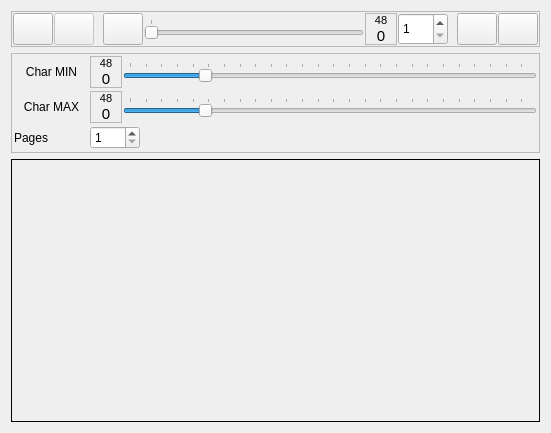
<?xml version="1.0" encoding="UTF-8"?>
<ui version="4.0">
 <class>MainWindow</class>
 <widget class="QMainWindow" name="MainWindow">
  <property name="geometry">
   <rect>
    <x>0</x>
    <y>0</y>
    <width>551</width>
    <height>433</height>
   </rect>
  </property>
  <property name="windowTitle">
   <string>RoJo Edit Font v20190926</string>
  </property>
  <property name="windowIcon">
   <iconset resource="icons.qrc">
    <normaloff>:/icons/images/T.ico</normaloff>:/icons/images/T.ico</iconset>
  </property>
  <widget class="QWidget" name="centralWidget">
   <layout class="QVBoxLayout" name="verticalLayout">
    <item>
     <widget class="QFrame" name="frameMainMenu">
      <property name="sizePolicy">
       <sizepolicy hsizetype="Preferred" vsizetype="Fixed">
        <horstretch>0</horstretch>
        <verstretch>0</verstretch>
       </sizepolicy>
      </property>
      <property name="minimumSize">
       <size>
        <width>0</width>
        <height>32</height>
       </size>
      </property>
      <property name="frameShape">
       <enum>QFrame::StyledPanel</enum>
      </property>
      <property name="frameShadow">
       <enum>QFrame::Raised</enum>
      </property>
      <layout class="QHBoxLayout" name="horizontalLayout">
       <property name="spacing">
        <number>1</number>
       </property>
       <property name="leftMargin">
        <number>1</number>
       </property>
       <property name="topMargin">
        <number>1</number>
       </property>
       <property name="rightMargin">
        <number>1</number>
       </property>
       <property name="bottomMargin">
        <number>1</number>
       </property>
       <item>
        <widget class="QPushButton" name="pushButtonOpen">
         <property name="sizePolicy">
          <sizepolicy hsizetype="Fixed" vsizetype="Fixed">
           <horstretch>0</horstretch>
           <verstretch>0</verstretch>
          </sizepolicy>
         </property>
         <property name="minimumSize">
          <size>
           <width>32</width>
           <height>32</height>
          </size>
         </property>
         <property name="text">
          <string/>
         </property>
         <property name="icon">
          <iconset resource="icons.qrc">
           <normaloff>:/icons/images/open.png</normaloff>:/icons/images/open.png</iconset>
         </property>
         <property name="iconSize">
          <size>
           <width>32</width>
           <height>32</height>
          </size>
         </property>
        </widget>
       </item>
       <item>
        <widget class="QPushButton" name="pushButtonSave">
         <property name="enabled">
          <bool>false</bool>
         </property>
         <property name="sizePolicy">
          <sizepolicy hsizetype="Fixed" vsizetype="Fixed">
           <horstretch>0</horstretch>
           <verstretch>0</verstretch>
          </sizepolicy>
         </property>
         <property name="minimumSize">
          <size>
           <width>32</width>
           <height>32</height>
          </size>
         </property>
         <property name="text">
          <string/>
         </property>
         <property name="icon">
          <iconset resource="icons.qrc">
           <normaloff>:/icons/images/save.png</normaloff>:/icons/images/save.png</iconset>
         </property>
         <property name="iconSize">
          <size>
           <width>32</width>
           <height>32</height>
          </size>
         </property>
        </widget>
       </item>
       <item>
        <widget class="QLabel" name="labelSeparator1">
         <property name="sizePolicy">
          <sizepolicy hsizetype="Fixed" vsizetype="Preferred">
           <horstretch>0</horstretch>
           <verstretch>0</verstretch>
          </sizepolicy>
         </property>
         <property name="minimumSize">
          <size>
           <width>5</width>
           <height>0</height>
          </size>
         </property>
         <property name="text">
          <string/>
         </property>
        </widget>
       </item>
       <item>
        <widget class="QPushButton" name="pushButtonConfig">
         <property name="sizePolicy">
          <sizepolicy hsizetype="Fixed" vsizetype="Fixed">
           <horstretch>0</horstretch>
           <verstretch>0</verstretch>
          </sizepolicy>
         </property>
         <property name="minimumSize">
          <size>
           <width>32</width>
           <height>32</height>
          </size>
         </property>
         <property name="text">
          <string/>
         </property>
         <property name="icon">
          <iconset resource="icons.qrc">
           <normaloff>:/icons/images/config.png</normaloff>:/icons/images/config.png</iconset>
         </property>
         <property name="iconSize">
          <size>
           <width>32</width>
           <height>32</height>
          </size>
         </property>
         <property name="checkable">
          <bool>true</bool>
         </property>
        </widget>
       </item>
       <item>
        <widget class="QSlider" name="horizontalSliderChar">
         <property name="minimum">
          <number>48</number>
         </property>
         <property name="maximum">
          <number>48</number>
         </property>
         <property name="orientation">
          <enum>Qt::Horizontal</enum>
         </property>
         <property name="invertedAppearance">
          <bool>false</bool>
         </property>
         <property name="invertedControls">
          <bool>false</bool>
         </property>
         <property name="tickPosition">
          <enum>QSlider::TicksAbove</enum>
         </property>
        </widget>
       </item>
       <item>
        <widget class="QFrame" name="frameCharCode">
         <property name="sizePolicy">
          <sizepolicy hsizetype="Fixed" vsizetype="Fixed">
           <horstretch>0</horstretch>
           <verstretch>0</verstretch>
          </sizepolicy>
         </property>
         <property name="minimumSize">
          <size>
           <width>32</width>
           <height>32</height>
          </size>
         </property>
         <property name="frameShape">
          <enum>QFrame::StyledPanel</enum>
         </property>
         <property name="frameShadow">
          <enum>QFrame::Raised</enum>
         </property>
         <layout class="QVBoxLayout" name="verticalLayout_2">
          <property name="spacing">
           <number>0</number>
          </property>
          <property name="leftMargin">
           <number>0</number>
          </property>
          <property name="topMargin">
           <number>0</number>
          </property>
          <property name="rightMargin">
           <number>0</number>
          </property>
          <property name="bottomMargin">
           <number>0</number>
          </property>
          <item>
           <widget class="QLabel" name="labelCharCode">
            <property name="font">
             <font>
              <pointsize>8</pointsize>
             </font>
            </property>
            <property name="text">
             <string>48</string>
            </property>
            <property name="alignment">
             <set>Qt::AlignCenter</set>
            </property>
           </widget>
          </item>
          <item>
           <widget class="QLabel" name="labelCharASCII">
            <property name="font">
             <font>
              <pointsize>11</pointsize>
             </font>
            </property>
            <property name="text">
             <string>0</string>
            </property>
            <property name="alignment">
             <set>Qt::AlignCenter</set>
            </property>
           </widget>
          </item>
         </layout>
        </widget>
       </item>
       <item>
        <widget class="QSpinBox" name="spinBoxChar">
         <property name="sizePolicy">
          <sizepolicy hsizetype="Fixed" vsizetype="Fixed">
           <horstretch>0</horstretch>
           <verstretch>0</verstretch>
          </sizepolicy>
         </property>
         <property name="minimumSize">
          <size>
           <width>50</width>
           <height>32</height>
          </size>
         </property>
         <property name="minimum">
          <number>1</number>
         </property>
        </widget>
       </item>
       <item>
        <widget class="QLabel" name="labelSeparator2">
         <property name="sizePolicy">
          <sizepolicy hsizetype="Fixed" vsizetype="Fixed">
           <horstretch>0</horstretch>
           <verstretch>0</verstretch>
          </sizepolicy>
         </property>
         <property name="minimumSize">
          <size>
           <width>5</width>
           <height>32</height>
          </size>
         </property>
         <property name="text">
          <string/>
         </property>
        </widget>
       </item>
       <item>
        <widget class="QPushButton" name="pushButtonZoomPlus">
         <property name="sizePolicy">
          <sizepolicy hsizetype="Fixed" vsizetype="Fixed">
           <horstretch>0</horstretch>
           <verstretch>0</verstretch>
          </sizepolicy>
         </property>
         <property name="minimumSize">
          <size>
           <width>32</width>
           <height>32</height>
          </size>
         </property>
         <property name="text">
          <string/>
         </property>
         <property name="icon">
          <iconset resource="icons.qrc">
           <normaloff>:/icons/images/zoom-in.png</normaloff>:/icons/images/zoom-in.png</iconset>
         </property>
         <property name="autoRepeat">
          <bool>true</bool>
         </property>
        </widget>
       </item>
       <item>
        <widget class="QPushButton" name="pushButtonZoomMinus">
         <property name="sizePolicy">
          <sizepolicy hsizetype="Fixed" vsizetype="Fixed">
           <horstretch>0</horstretch>
           <verstretch>0</verstretch>
          </sizepolicy>
         </property>
         <property name="minimumSize">
          <size>
           <width>32</width>
           <height>32</height>
          </size>
         </property>
         <property name="text">
          <string/>
         </property>
         <property name="icon">
          <iconset resource="icons.qrc">
           <normaloff>:/icons/images/zoom-out.png</normaloff>:/icons/images/zoom-out.png</iconset>
         </property>
         <property name="autoRepeat">
          <bool>true</bool>
         </property>
        </widget>
       </item>
      </layout>
      <zorder>pushButtonConfig</zorder>
      <zorder>horizontalSliderChar</zorder>
      <zorder>frameCharCode</zorder>
      <zorder>pushButtonOpen</zorder>
      <zorder>pushButtonSave</zorder>
      <zorder>labelSeparator1</zorder>
      <zorder>spinBoxChar</zorder>
      <zorder>labelSeparator2</zorder>
      <zorder>pushButtonZoomPlus</zorder>
      <zorder>pushButtonZoomMinus</zorder>
     </widget>
    </item>
    <item>
     <widget class="QFrame" name="frameSubMenu">
      <property name="enabled">
       <bool>true</bool>
      </property>
      <property name="sizePolicy">
       <sizepolicy hsizetype="Preferred" vsizetype="Fixed">
        <horstretch>0</horstretch>
        <verstretch>0</verstretch>
       </sizepolicy>
      </property>
      <property name="minimumSize">
       <size>
        <width>0</width>
        <height>100</height>
       </size>
      </property>
      <property name="frameShape">
       <enum>QFrame::StyledPanel</enum>
      </property>
      <property name="frameShadow">
       <enum>QFrame::Raised</enum>
      </property>
      <layout class="QVBoxLayout" name="verticalLayout_3">
       <property name="spacing">
        <number>1</number>
       </property>
       <property name="leftMargin">
        <number>1</number>
       </property>
       <property name="topMargin">
        <number>1</number>
       </property>
       <property name="rightMargin">
        <number>1</number>
       </property>
       <property name="bottomMargin">
        <number>1</number>
       </property>
       <item>
        <widget class="QFrame" name="frameCharMin">
         <property name="frameShape">
          <enum>QFrame::NoFrame</enum>
         </property>
         <property name="frameShadow">
          <enum>QFrame::Raised</enum>
         </property>
         <layout class="QHBoxLayout" name="horizontalLayout_2">
          <property name="spacing">
           <number>1</number>
          </property>
          <property name="leftMargin">
           <number>1</number>
          </property>
          <property name="topMargin">
           <number>1</number>
          </property>
          <property name="rightMargin">
           <number>1</number>
          </property>
          <property name="bottomMargin">
           <number>1</number>
          </property>
          <item>
           <widget class="QLabel" name="labelCharMin">
            <property name="sizePolicy">
             <sizepolicy hsizetype="Fixed" vsizetype="Preferred">
              <horstretch>0</horstretch>
              <verstretch>0</verstretch>
             </sizepolicy>
            </property>
            <property name="minimumSize">
             <size>
              <width>75</width>
              <height>0</height>
             </size>
            </property>
            <property name="text">
             <string>Char MIN</string>
            </property>
            <property name="alignment">
             <set>Qt::AlignCenter</set>
            </property>
           </widget>
          </item>
          <item>
           <widget class="QFrame" name="frameCharMinCode">
            <property name="sizePolicy">
             <sizepolicy hsizetype="Fixed" vsizetype="Preferred">
              <horstretch>0</horstretch>
              <verstretch>0</verstretch>
             </sizepolicy>
            </property>
            <property name="minimumSize">
             <size>
              <width>32</width>
              <height>32</height>
             </size>
            </property>
            <property name="frameShape">
             <enum>QFrame::StyledPanel</enum>
            </property>
            <property name="frameShadow">
             <enum>QFrame::Raised</enum>
            </property>
            <layout class="QVBoxLayout" name="verticalLayout_4">
             <property name="spacing">
              <number>0</number>
             </property>
             <property name="leftMargin">
              <number>0</number>
             </property>
             <property name="topMargin">
              <number>0</number>
             </property>
             <property name="rightMargin">
              <number>0</number>
             </property>
             <property name="bottomMargin">
              <number>0</number>
             </property>
             <item>
              <widget class="QLabel" name="labelCharMinCode">
               <property name="font">
                <font>
                 <pointsize>8</pointsize>
                </font>
               </property>
               <property name="text">
                <string>48</string>
               </property>
               <property name="alignment">
                <set>Qt::AlignCenter</set>
               </property>
              </widget>
             </item>
             <item>
              <widget class="QLabel" name="labelCharMinASCII">
               <property name="font">
                <font>
                 <pointsize>11</pointsize>
                </font>
               </property>
               <property name="text">
                <string>0</string>
               </property>
               <property name="alignment">
                <set>Qt::AlignCenter</set>
               </property>
              </widget>
             </item>
            </layout>
           </widget>
          </item>
          <item>
           <widget class="QSlider" name="horizontalSliderCharMin">
            <property name="sizePolicy">
             <sizepolicy hsizetype="Expanding" vsizetype="Fixed">
              <horstretch>0</horstretch>
              <verstretch>0</verstretch>
             </sizepolicy>
            </property>
            <property name="maximum">
             <number>255</number>
            </property>
            <property name="value">
             <number>48</number>
            </property>
            <property name="orientation">
             <enum>Qt::Horizontal</enum>
            </property>
            <property name="tickPosition">
             <enum>QSlider::TicksAbove</enum>
            </property>
           </widget>
          </item>
         </layout>
        </widget>
       </item>
       <item>
        <widget class="QFrame" name="frameCharMax">
         <property name="frameShape">
          <enum>QFrame::NoFrame</enum>
         </property>
         <property name="frameShadow">
          <enum>QFrame::Raised</enum>
         </property>
         <layout class="QHBoxLayout" name="horizontalLayout_3">
          <property name="spacing">
           <number>1</number>
          </property>
          <property name="leftMargin">
           <number>1</number>
          </property>
          <property name="topMargin">
           <number>1</number>
          </property>
          <property name="rightMargin">
           <number>1</number>
          </property>
          <property name="bottomMargin">
           <number>1</number>
          </property>
          <item>
           <widget class="QLabel" name="labelCharMax">
            <property name="sizePolicy">
             <sizepolicy hsizetype="Fixed" vsizetype="Preferred">
              <horstretch>0</horstretch>
              <verstretch>0</verstretch>
             </sizepolicy>
            </property>
            <property name="minimumSize">
             <size>
              <width>75</width>
              <height>0</height>
             </size>
            </property>
            <property name="text">
             <string>Char MAX</string>
            </property>
            <property name="alignment">
             <set>Qt::AlignCenter</set>
            </property>
           </widget>
          </item>
          <item>
           <widget class="QFrame" name="frameCharMaxCode">
            <property name="sizePolicy">
             <sizepolicy hsizetype="Fixed" vsizetype="Preferred">
              <horstretch>0</horstretch>
              <verstretch>0</verstretch>
             </sizepolicy>
            </property>
            <property name="minimumSize">
             <size>
              <width>32</width>
              <height>32</height>
             </size>
            </property>
            <property name="frameShape">
             <enum>QFrame::StyledPanel</enum>
            </property>
            <property name="frameShadow">
             <enum>QFrame::Raised</enum>
            </property>
            <layout class="QVBoxLayout" name="verticalLayout_5">
             <property name="spacing">
              <number>0</number>
             </property>
             <property name="leftMargin">
              <number>0</number>
             </property>
             <property name="topMargin">
              <number>0</number>
             </property>
             <property name="rightMargin">
              <number>0</number>
             </property>
             <property name="bottomMargin">
              <number>0</number>
             </property>
             <item>
              <widget class="QLabel" name="labelCharMaxCode">
               <property name="font">
                <font>
                 <pointsize>8</pointsize>
                </font>
               </property>
               <property name="text">
                <string>48</string>
               </property>
               <property name="alignment">
                <set>Qt::AlignCenter</set>
               </property>
              </widget>
             </item>
             <item>
              <widget class="QLabel" name="labelCharMaxASCII">
               <property name="font">
                <font>
                 <pointsize>11</pointsize>
                </font>
               </property>
               <property name="text">
                <string>0</string>
               </property>
               <property name="alignment">
                <set>Qt::AlignCenter</set>
               </property>
              </widget>
             </item>
            </layout>
           </widget>
          </item>
          <item>
           <widget class="QSlider" name="horizontalSliderCharMax">
            <property name="maximum">
             <number>255</number>
            </property>
            <property name="value">
             <number>48</number>
            </property>
            <property name="orientation">
             <enum>Qt::Horizontal</enum>
            </property>
            <property name="tickPosition">
             <enum>QSlider::TicksAbove</enum>
            </property>
           </widget>
          </item>
         </layout>
        </widget>
       </item>
       <item>
        <widget class="QFrame" name="framePages">
         <property name="frameShape">
          <enum>QFrame::NoFrame</enum>
         </property>
         <property name="frameShadow">
          <enum>QFrame::Raised</enum>
         </property>
         <layout class="QHBoxLayout" name="horizontalLayout_4">
          <property name="spacing">
           <number>1</number>
          </property>
          <property name="leftMargin">
           <number>1</number>
          </property>
          <property name="topMargin">
           <number>1</number>
          </property>
          <property name="rightMargin">
           <number>1</number>
          </property>
          <property name="bottomMargin">
           <number>1</number>
          </property>
          <item>
           <widget class="QLabel" name="labelPages">
            <property name="sizePolicy">
             <sizepolicy hsizetype="Fixed" vsizetype="Preferred">
              <horstretch>0</horstretch>
              <verstretch>0</verstretch>
             </sizepolicy>
            </property>
            <property name="minimumSize">
             <size>
              <width>75</width>
              <height>0</height>
             </size>
            </property>
            <property name="text">
             <string>Pages</string>
            </property>
           </widget>
          </item>
          <item>
           <widget class="QSpinBox" name="spinBoxPages">
            <property name="sizePolicy">
             <sizepolicy hsizetype="Fixed" vsizetype="Fixed">
              <horstretch>0</horstretch>
              <verstretch>0</verstretch>
             </sizepolicy>
            </property>
            <property name="minimumSize">
             <size>
              <width>50</width>
              <height>0</height>
             </size>
            </property>
            <property name="minimum">
             <number>1</number>
            </property>
           </widget>
          </item>
          <item>
           <widget class="QLabel" name="labelSeparator3">
            <property name="text">
             <string/>
            </property>
           </widget>
          </item>
         </layout>
        </widget>
       </item>
      </layout>
     </widget>
    </item>
    <item>
     <widget class="QLabelMouse" name="labelImage">
      <property name="frameShape">
       <enum>QFrame::Box</enum>
      </property>
      <property name="text">
       <string/>
      </property>
      <property name="alignment">
       <set>Qt::AlignLeading|Qt::AlignLeft|Qt::AlignTop</set>
      </property>
     </widget>
    </item>
   </layout>
  </widget>
 </widget>
 <layoutdefault spacing="6" margin="11"/>
 <customwidgets>
  <customwidget>
   <class>QLabelMouse</class>
   <extends>QLabel</extends>
   <header location="global">qlabelmouse.h</header>
  </customwidget>
 </customwidgets>
 <resources>
  <include location="icons.qrc"/>
 </resources>
 <connections/>
</ui>
